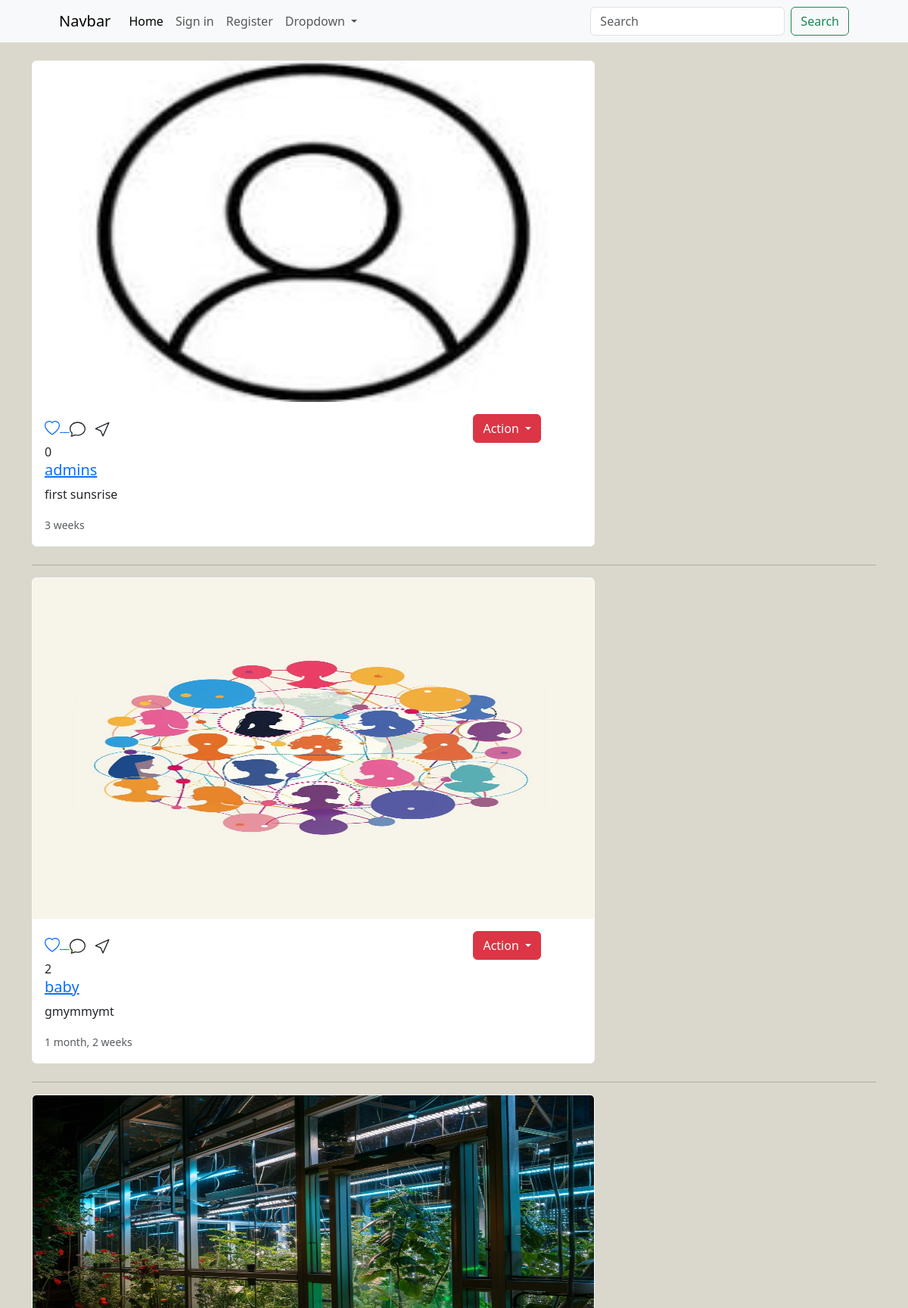
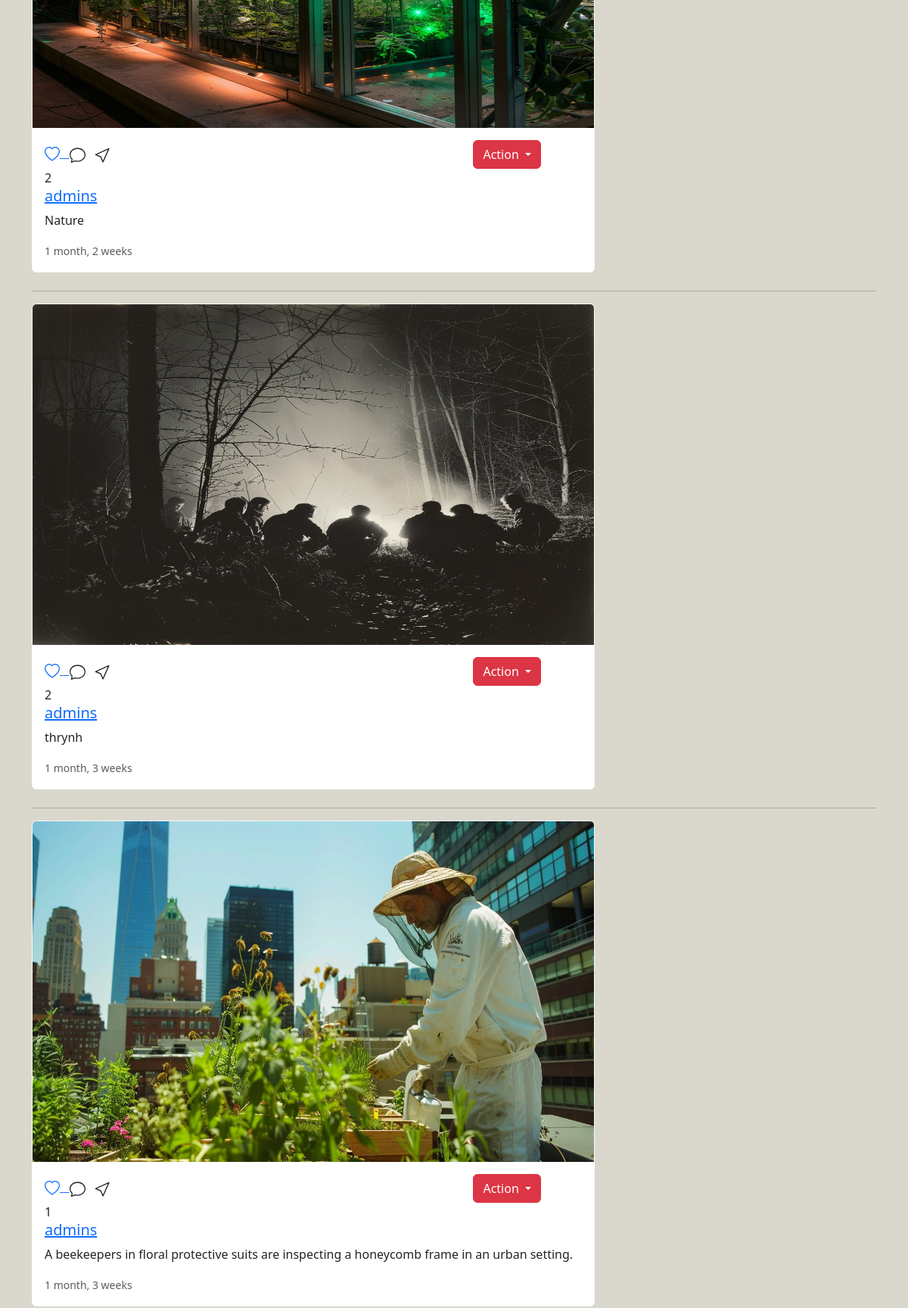
The page / (upper part) on the database its author committed (2 pictures, top to bottom).
### main/models.py (models this page shows, shortened)
class Post(models.Model):
    user = models.ForeignKey(User,on_delete=models.CASCADE)
    image = models.ImageField(upload_to='posts/')
    caption = models.TextField(blank=True)
    create_at = models.DateTimeField(auto_now_add=True)
    likes = models.IntegerField(default=0)

### main/views.py (the view)
# urls.py: 2. Add a URL to urlpatterns:  path('', views.home, name='home')
def home(request):
    posts = Post.objects.all().order_by('-create_at')
    context = {"posts":posts,}
    return render(request,'home.html',context)

### templates/home.html (shortened to what this page needs)
{% extends 'partial/main.html' %}
{% load static %}
{% block content %}
<br>
<div class="container">
    <div class="row">
        <div class="col-12">
            {% for post in posts%}
            <div class="card col-sm-8 mb-4 card border-light">
                <a href="{% url 'post_detail' post.id %}"><img src="{{post.image.url}}" class="card-img-top" alt="..." height="450"></a>
                <div class="card-body">
                    <div class="run">
                        <a href="{% url 'like_detail' post.id %}">
                        </a>
                            <div class="btn-group">
                                <button type="button" class="btn btn-danger dropdown-toggle" data-bs-toggle="dropdown" aria-expanded="false">
                                  Action
                                </button>
                            </div>
                    </div>
                    {{post.likes}}
                <a href="{% url 'profile' post.user.username %}"><h5 class="card-title">{{post.user}}</h5> </a>
                <p class="card-text">{{post.caption}}</p>
                <p class="card-text"><small class="text-body-secondary">{{post.create_at|timesince}}</small></p>
                </div>
            </div>
            <hr>
            {% endfor %}
        </div>
</div>
{% endblock %}

### static/css/style.css (style rules this page uses)
.body { background-color: #dad7cd; }

### rows shown on the page
Post: image (picture), likes "0", user "admins", caption "first sunsrise", create_at "3 weeks"
Post: image (picture), likes "2", user "baby", caption "gmymmymt", create_at "1 month, 2 weeks"
Post: image (picture), likes "2", user "admins", caption "Nature", create_at "1 month, 2 weeks"
Post: image (picture), likes "2", user "admins", caption "thrynh", create_at "1 month, 3 weeks"
Post: image (picture), likes "1", user "admins", caption "A beekeepers in floral protective suits are inspecting a honeycomb frame in an urban setting.", create_at "1 month, 3 weeks"
